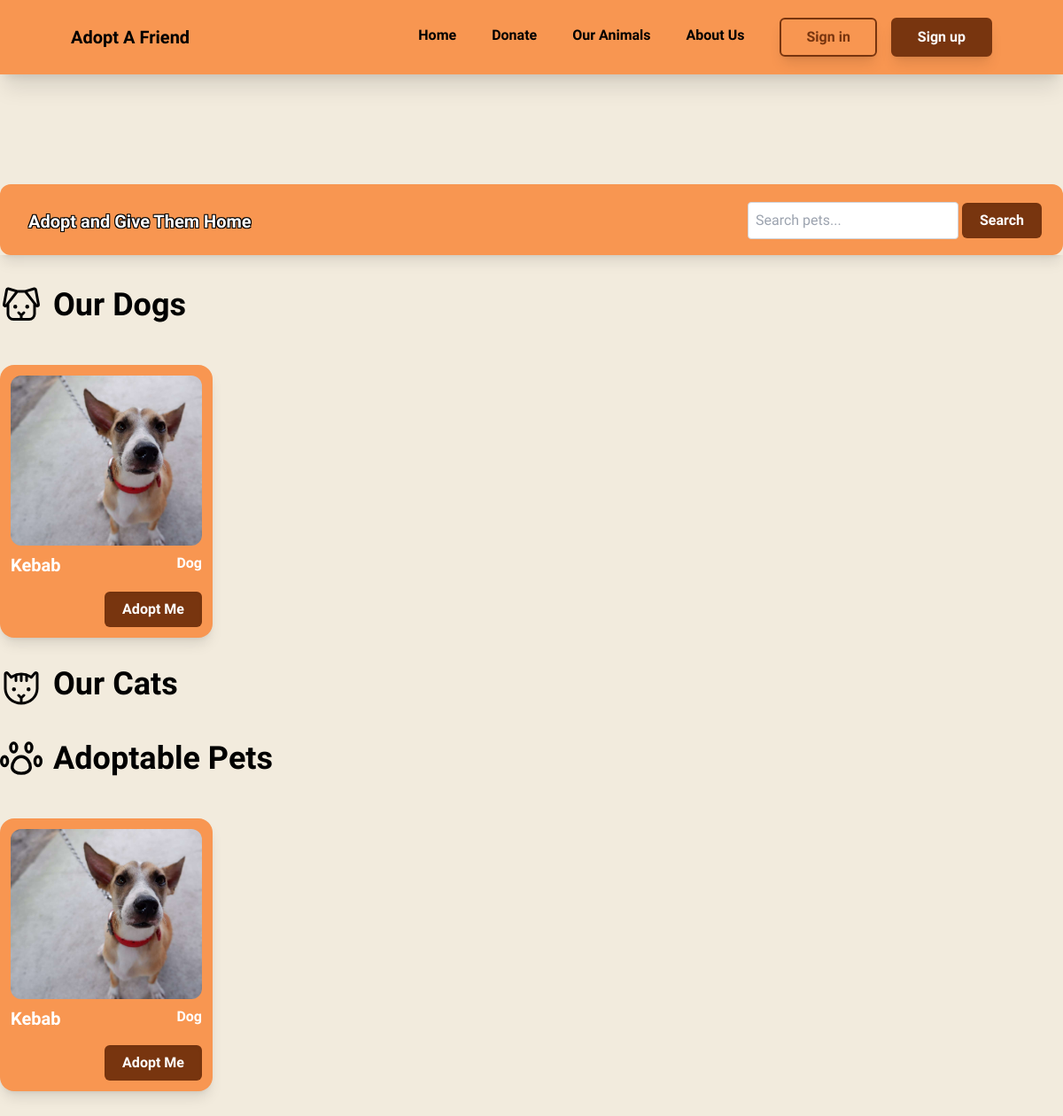
Before: /adoptme/ with the older database file.
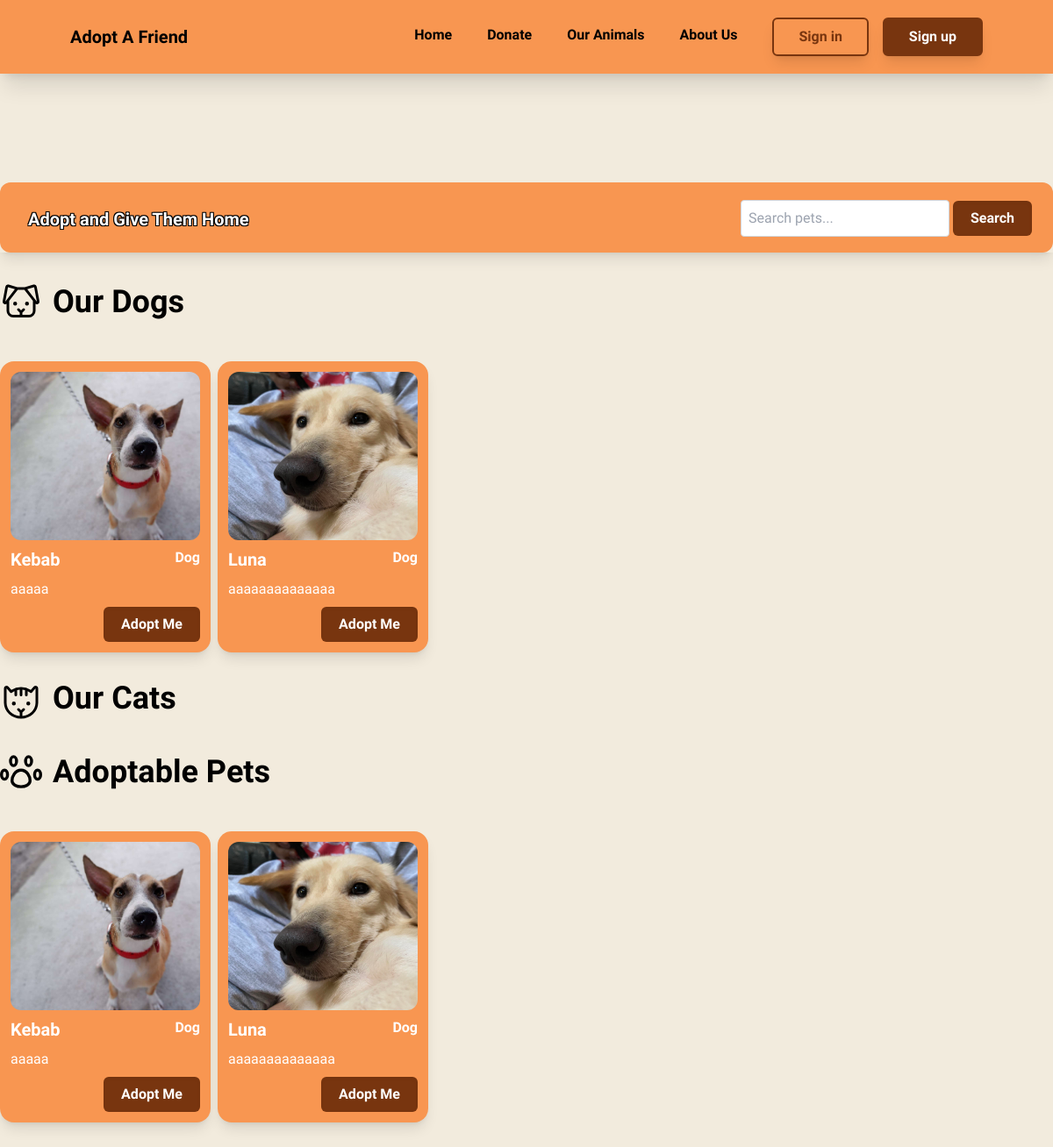
After: the same page with the newer database file.
### pets/models.py (models this page shows, shortened)
class Pet(models.Model):
    petId = models.CharField(max_length=10, default=generate_pet_key, primary_key=True, unique=True)
    petName = models.CharField(max_length=50, null=False, blank=False, unique=True)
    animalType = models.CharField(max_length=20, choices=ANIMAL_TYPES_CHOICES, null=False, blank=False)
    breed = models.CharField(max_length=50, null=False, blank=False)
    petAge = models.CharField(max_length=50, null=False, blank=False, choices=PET_AGE_CHOICES)
    petGender = models.CharField(max_length=20, choices=GENDER_CHOICES, null=False, blank=False, default="")
    petSize = models.CharField(max_length=20, choices=PET_SIZE_CHOICES, null=False, blank=False)
    petColor = models.CharField(max_length=20, choices=COLOR_CHOICES, null=False, blank=False, default="")
    petDescription = models.TextField(max_length=500, blank=True, null=True)
    petPersonality = models.CharField(max_length=50, choices=PERSONALITY_CHOICES, blank=False, null=False, default="")
    dateAcquired = models.DateField(blank=False, null=False, default=timezone.now)
    isTrained = models.BooleanField(default=False)
    slug = models.SlugField(unique=True, blank=True)

class PetImage(models.Model):
    petId = models.ForeignKey('Pet', null=False, blank=False, on_delete=models.CASCADE)
    petImage = models.ImageField(upload_to='static/pet_pics')

### pets/views.py (the view, shortened to what this page needs)
# urls.py: path('adoptme/', views.pet_page, name='pet_page'),
def pet_page(request):
    query = request.GET.get('q')
    pets = Pet.objects.all().order_by('petId')
    recommended_pets = []
    if request.user.is_authenticated:
        try:
            user_pref = Preference.objects.get(adopter=request.user)
            recommended_pets = recommend_pets(request.user)
        except Preference.DoesNotExist:
            pass
    return render(request, 'pets/adoptme.html', {'pets': pets, 'recommended_pets': recommended_pets})

### pets/templates/pets/adoptme.html (shortened to what the changed rows need)
{% extends 'main/base.html' %}
{% load static %}
{% block scripts %}
    <link rel="stylesheet" href="https://code.jquery.com/ui/1.12.1/themes/base/jquery-ui.css">
{% endblock %}
{% block content %}
<div class="my-28" style="font-family: 'Imprima';">
    <div class="grid grid-cols-5 mx-auto max-w-screen-xl justify-center gap-x-10 gap-y-8">
        <div class="mt-3 shadow-lg col-span-5">
            <div class="mx-auto max-w-screen-xl h-20 rounded-xl flex justify-between" style="background-color: #f89651;">
                <h1 class="py-7 pl-8 text-xl text-white text-shadows font-bold">Adopt and Give Them Home</h1>
            </div>
        </div>
        {% if request.GET.q %}
        {% if pets %}
        {% for pet in pets %}
            <div class="w-60 h-auto p-3 flex flex-col rounded-2xl shadow-lg mt-3" style="background-color: #f89651;" id="{{pet.petId}}">
                <div class="h-48 bg-white rounded-xl" style="background-image: url('{{ pet.petimage_set.first.petImage.url }}'); background-size: cover;"></div>
                <div class="flex flex-col gap-2">
                    <div class="flex flex-row justify-between pt-2">
                        <div class="flex flex-col">
                            <span class="text-xl font-bold text-white">{{pet.petName}}</span>
                        </div>
                        <span class="font-bold text-white">{{pet.animalType}}</span>
                    </div>
                    <div class="text-white">
                        <p class="text-justify">{{pet.petDescription|truncatechars:50}}</p>
                    </div>
                    <div class="flex justify-end">
                        <a href="{% url 'pet_profile' pet.slug pet.petId %}">
                            <button type="" class="shadow-inner transition ease-in-out delay-150 font-semibold text-white px-5 py-2 rounded-md hover:-translate-y-1 hover:scale-100 duration-300 bg-amber-900">Adopt Me</button>
                        </a>
                    </div>
                </div>
            </div>
        {% endfor %}
    {% else %}
        <p class="text-3xl font-bold col-span-5">No results found for the search query.</p>
    {% endif %}
        {% else %}
            <div class="col-span-5 flex items-center">
                <h1 class="text-4xl font-bold">Our Dogs</h1>
            </div>
            {% for pet in pets %}
                {% if pet.animalType == "Dog"%}
                    <div class="w-60 h-auto p-3 flex flex-col rounded-2xl shadow-lg mt-3" style="background-color: #f89651;" id="{{pet.petId}}">
                        <div class="h-48 bg-white rounded-xl" style="background-image: url('{{ pet.petimage_set.first.petImage.url }}'); background-size: cover;"></div>
                        <div class="flex flex-col gap-2">
                            <div class="flex flex-row justify-between pt-2">
                                <div class="flex flex-col">
                                <span class="text-xl font-bold text-white">{{pet.petName}}</span>
                                </div>
                                <span class="font-bold  text-white">{{pet.animalType}}</span>
                            </div>
                            <div class="text-white">
                                <p class="text-justify">{{pet.petDescription|truncatechars:50}}</p>
                            </div>
                            <div class="flex justify-end">
                                <a href="{% url 'pet_profile' pet.slug pet.petId %}">
                                    <button type="" class="shadow-inner transition ease-in-out delay-150 font-semibold text-white px-5 py-2 rounded-md hover:-translate-y-1 hover:scale-100 duration-300 bg-amber-900">Adopt Me</button>
                                </a>
                            </div>
                        </div>
                    </div>
                {% endif %}
            {% endfor %}
            <div class="col-span-5 flex item-center">
                <h1 class="text-4xl font-bold">Our Cats</h1>
            </div>
            <div class="col-span-5 flex items-center">
                <h1 class="text-4xl font-bold">Adoptable Pets</h1>
            </div>
            {% for pet in pets %}
            <div class="w-60 h-auto p-3 flex flex-col rounded-2xl shadow-lg mt-3" style="background-color: #f89651;" id="{{pet.petId}}">
                <div class="h-48 bg-white rounded-xl" style="background-image: url('{{ pet.petimage_set.first.petImage.url }}'); background-size: cover;"></div>
                <div class="flex flex-col gap-2">
                    <div class="flex flex-row justify-between pt-2">
                        <div class="flex flex-col">
                        <span class="text-xl font-bold text-white">{{pet.petName}}</span>
                        </div>
                        <span class="font-bold  text-white">{{pet.animalType}}</span>
                    </div>
                    <div class="text-white">
                        <p class="text-justify">{{pet.petDescription|truncatechars:50}}</p>
                    </div>
                    <div class="flex justify-end">
                        <a href="{% url 'pet_profile' pet.slug pet.petId %}">
                            <button type="" class="shadow-inner transition ease-in-out delay-150 font-semibold text-white px-5 py-2 rounded-md hover:-translate-y-1 hover:scale-100 duration-300 bg-amber-900">Adopt Me</button>
                        </a>
                    </div>
                </div>
            </div>
            {% endfor %}
        </div>
    {% endif %}
</div>
{% endblock %}

Changed rows visible on the page:
changed Pet "Kebab": petDescription (not shown) → "aaaaa"
added Pet: petimage_set.first.petImage (picture), petName "Luna", animalType "Dog", petDescription "aaaaaaaaaaaaaa"
